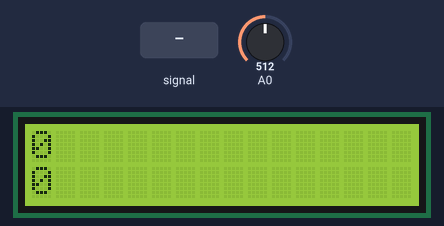
Bench run of a sketch on a simulated Arduino Uno, built with avr-gcc and run on an emulated ATmega328P. Shown: 16×2 character LCD. The inputs (shaded band) are chosen by the test bench; at power-on: A0 = 512. What the sketch prints to the serial monitor is not drawn.

Above: at 1.2 s.
1.3 s: A0 fed a 200 Hz sine of ±255 counts around its level
At 1.8 s:
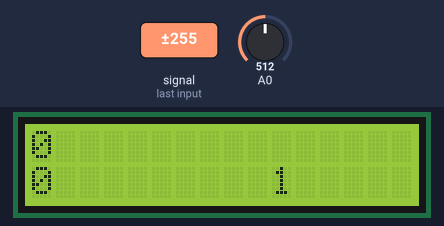
At 2.8 s:
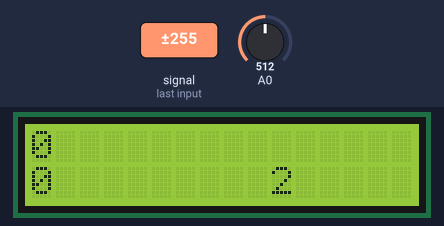
Timing chart, 0 to 2.1 s (numbered marks = the images above; inputs shaded):
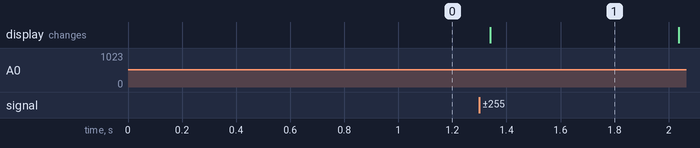

Measured:
- after the input at 1.3 s, the display: changes at once (image 1)
- what the display in image 1 shows lasts 0.7 s, from 1.3 s to 2.0 s

The sketch:

ArduinoHICTest.ino
```cpp
/*************************************************************************************

Mark Bramwell, July 2010

This program will test the LCD panel and the buttons.When you push the button on the shield?
the screen will show the corresponding one.

Connection: Plug the LCD Keypad to the UNO(or other controllers)

**************************************************************************************/
#include "TimeTest.h"
#include "HelloTest.h"
#include "Mode.h"
#include "TimeOut.h"
#include "PulseBittest.h"
#include <LiquidCrystal.h>
#include "LCDKeys.h"
#include "Menu.h"
#include "MenuHandler.h"
#include "HIC.h"

LiquidCrystal lcd (8, 9, 4, 5, 6, 7);           // select the pins used on the LCD panel
												// define some values used by the panel and buttons


PulseBitTest mainMenu;
HelloTest helloMenu;
TimeTest timeMenu;
MenuHandler menuHandler (mainMenu);

int lcd_key = 0;


void setup ()
{
	Serial.begin (115200);
	Serial.println (F ("ArduinoHICTest"));

	lcd.begin (16, 2);               // start the library


	mainMenu.Add (helloMenu);
	mainMenu.Add (timeMenu);
	menuHandler.begin ();
}

void loop ()
{
	menuHandler.HandleKeys ();
	menuHandler.Execute ();
}
```

HIC.cpp
```cpp
#include <avr/io.h>
#include <util/delay.h>
#include <stdlib.h>

#include "HIC.h"

#define	SPACE_TIME		(100)
#define LOW_TIME		(SPACE_TIME/2)
#define	HIGH_TIME		((3*SPACE_TIME)/2)
#define	STOP_TIME		(2*SPACE_TIME)

// Open Collector Output, output register assumed to be low.
#define HIC_DDR		__CONCAT(DDR, HIC_Port)
#define HIC_PORT	__CONCAT(PORT, HIC_Port)

#define HIC_Clear()		HIC_PORT &= ~BS(HIC_Pin)
#define HIC_SetLow()	HIC_DDR |=   BS(HIC_Pin)
#define HIC_SetHigh()	HIC_DDR  &= ~BS(HIC_Pin)


//================================================================================
HIC hic;

//================================================================================
/// <summary>
/// Initializes the HIC.
/// </summary>
HIC::HIC ()
{
	CLIPUSH ();

	// Set the pin to tri-state high;
	HIC_SetHigh ();
	HIC_Clear ();

	SEIPOP ();
}

void HIC::StartPulse ()
{
	CLIPUSH ();

	// Start bit
	HIC_SetLow ();
	_delay_us (SPACE_TIME);
	HIC_SetHigh ();
	_delay_us (SPACE_TIME);

	SEIPOP ();
}

void HIC::LowPulse ()
{
	CLIPUSH ();

	// Start the bit
	HIC_SetLow ();

	// Low part of Bit
	_delay_us (LOW_TIME);

	// High part of bit
	HIC_SetHigh ();
	_delay_us (SPACE_TIME);

	SEIPOP ();
}

void HIC::HighPulse ()
{
	CLIPUSH ();
	// Start the bit
	HIC_SetLow ();

	// Low part of Bit
	_delay_us (HIGH_TIME);

	// High part of bit
	HIC_SetHigh ();
	_delay_us (SPACE_TIME);

	SEIPOP ();
}

//______________________________________________________
void HIC::print (char c)
{
	byte mask;

	// Start bit
	CLIPUSH ();
	HIC_SetLow ();
	_delay_us (SPACE_TIME);
	HIC_SetHigh ();
	SEIPOP ();
	_delay_us (SPACE_TIME);

	// Send bits, MSF first
	for (mask = 0x80; mask; mask >>= 1)
	{
		CLIPUSH ();
		// Start the bit
		HIC_SetLow ();

		// High Bit
		if (c & mask)
			_delay_us (HIGH_TIME);
		else
			_delay_us (LOW_TIME);

		// Hich part of bit
		HIC_SetHigh ();
		SEIPOP ();
		_delay_us (SPACE_TIME);
	}

	// Send stop bit
	_delay_us (STOP_TIME);
}

//______________________________________________________
static char HexDigit (byte b)
{
	if (b <= 9)
		return '0' + b;
	else
		return ('A' - 10) + b;
}

//______________________________________________________
void HIC::print (const char *record)
{
	while (*record)
		print (*(record++));
}

//______________________________________________________
void HIC::print (const __FlashStringHelper * record)
{
	char c, *r = (char*)record;
	while (c = pgm_read_byte (r++))
		print (c);
}

//______________________________________________________
void HIC::print (unsigned char b, byte mode)
{
	if (mode == HEX)
	{
		print (HexDigit (b >> 4));
		print (HexDigit (b & 0x0F));
	}
	else
	{
		char bfr[8];

		itoa (b, bfr, 10);
		print (bfr);
	}
}

void HIC::print (int i, byte mode)
{
	char bfr[8];

	itoa (i, bfr, mode);
	print (bfr);
}

void HIC::print (unsigned int u, byte mode)
{
	char bfr[8];

	utoa (u, bfr, mode);
	print (bfr);
}
```

HIC.h
```cpp
// HIC.h

#ifndef _HIC_h
#define _HIC_h

#include "arduino.h"

#include <avr/pgmspace.h>
#include <Heiko.h>


#define HIC_Port	D
#define HIC_Pin		2

class __FlashStringHelper;

//================================================================================
class HIC
{
public:
	HIC ();

	static void StartPulse ();
	static void LowPulse ();
	static void HighPulse ();

	static void print (const char *record);
	static void print (const __FlashStringHelper * record);
	static void print (char c);
	static void print (unsigned char b, byte mode = HEX);
	static void print (int i, byte mode = DEC);
	static void print (unsigned int u, byte mode = DEC);
};

extern HIC hic;

#endif
```

Heiko.h
```cpp
#ifndef HEIKO_H
#define HEIKO_H 1

#define INLINE __attribute__((always_inline));

#define NOP()	asm volatile ("nop")
#define NOP2()	asm volatile ("rjmp 1f\n 1:")


#define CLIPUSH()	byte sreg = SREG; cli();
#define SEIPOP()	SREG = sreg;

#define MILLIS_OFF()	TIMSK0 = 0x00;
#define MILLIS_ON()		TIMSK0 = 0x01;

typedef unsigned char byte;
typedef unsigned int uint;
typedef unsigned long ulong;

typedef union
{
  struct
    {
        byte low;
        byte high;
    };
    uint word;
} WORD;


// Highbyte / Lowbyte of variables
#define LOW_BYTE(var)		(((unsigned char *)&(var))[0])
#define HIGH_BYTE(var)		(((unsigned char *)&(var))[1])
#define MK_WORD(low,high)	(low | (high<<8))

//______________________________________________________
#define	S(bit)			(1<<bit)
#define	R(bit)			(~(1<<bit))
#define	C(bit)			(~(1<<bit))

//____ Bit functions __________________________________
#define	BM(bit)				(1<<bit)
#define	BS(bit)				(1<<bit)
#define	BC(bit)				(0<<bit)
#define IsSET(port,bit)		((port & BM(bit)) != 0)
#define IsCLEAR(port,bit)	((port & BM(bit)) == 0)
#define SetBit(port,bit)	port |= BM(bit)
#define ClearBit(port,bit)	port &= ~BM(bit)


// Obsolete
//#define ON(port,bit)	port |= BM(bit)
//#define OFF(port,bit)	port &= ~BM(bit)
//#define IsON(port,bit)	((port & BM(bit)) != 0)
//#define IsOFF(port,bit)	((port & BM(bit)) == 0)

//____ Port functions __________________________________

#define DIRIN(port,bit)		__CONCAT(DDR, port) &= (byte) ~BM(bit)
#define DIROUT(port,bit)	__CONCAT(DDR, port) |= (byte) BM(bit)
#define SETHIGH(port,bit)	__CONCAT(PORT, port) |= (byte) BM(bit)
#define SETLOW(port,bit)	__CONCAT(PORT, port) &= (byte) ~BM(bit)
#define TOGGLE(port,bit)	__CONCAT(PIN, port) |= (byte) BM(bit)
#define ISHIGH(port,bit)	((__CONCAT(PIN, port) & BM(bit)) != 0)
#define ISLOW(port,bit)		((__CONCAT(PIN, port) & BM(bit)) == 0)
#define PULLUPON(port,bit)	__CONCAT(PORT, port) |= (byte) BM(bit)
#define PULLUPOFF(port,bit)	__CONCAT(PORT, port) &= (byte) ~BM(bit)

//____ Open Collector assumes a 0 at the pins_________
#define OCHIGH(port,bit)	__CONCAT(DDR, port) &= ~BM(bit)
#define OCLOW(port,bit)		__CONCAT(DDR, port) |= BM(bit)

/*
#define SENSOR_DDR __CONCAT(DDR, SENSOR_PORT_LETTER)
#define SENSOR_PORT __CONCAT(PORT, SENSOR_PORT_LETTER)
#define SENSOR_PIN __CONCAT(PIN, SENSOR_PORT_LETTER)
*/
#endif
```

HelloTest.cpp
```cpp
//
//
//

#include "HelloTest.h"
#include "LiquidCrystal.h"
#include "HIC.h"
#include "Mode.h"

extern LiquidCrystal lcd;


static void PrintHello ()
{
	hic.print (F ("Hello\n"));
}

void HelloTest::Activate ()
{
	lcd.clear ();
	lcd.print (F ("Print Hello"));
	Mode::Show ();
}

void HelloTest::Select ()
{
	Mode::Next ();
}

void HelloTest::Execute ()
{
	Mode::Execute (PrintHello);
}
```

HelloTest.h
```cpp
// HelloTest.h

#ifndef _HELLOTEST_h
#define _HELLOTEST_h

#include "arduino.h"
#include "Menu.h"

class HelloTest : public MainMenu
{
public:
	virtual void Activate ();
	virtual void Select ();
	virtual void Execute ();
};


#endif
```

Menu.cpp
```cpp
//
//
//

#include "Menu.h"

// ----------------------------------------------------------------------------
void Menu::Activate ()
{
}

void Menu::Select ()
{
}

void Menu::Execute ()
{
}

// ----------------------------------------------------------------------------
MainMenu::MainMenu ()
	: previous (nullptr), next (nullptr)
{
}

void MainMenu::Add (MainMenu & menu)
{
	if (next != nullptr)
		((MainMenu*)next)->Add (menu);
	else
	{
		next = &menu;
		menu.previous = this;
	}
}

const Menu * MainMenu::Up () const
{
	return previous;
}

const Menu * MainMenu::Down () const
{
	return next;
}

const Menu * MainMenu::Left () const
{
	return nullptr;
}

const Menu * MainMenu::Right () const
{
	return nullptr;
}


// ----------------------------------------------------------------------------

ParentMenu::ParentMenu (Menu const *_left, Menu const *_right)
: left (_left), right (_right)
{

}

const Menu * ParentMenu::Left () const
{
	return left;
}

const Menu * ParentMenu::Right () const
{
	return right;
}

SubMenu::SubMenu (ParentMenu const & _parent, SubMenu const *_previous, SubMenu const *_next)
	: parent (&_parent),
	  previous (_previous),
	  next (_next)
{
}

const Menu * SubMenu::Up () const
{
	return parent->Up ();
}

const Menu * SubMenu::Down () const
{
	return parent->Down ();
}

const Menu * SubMenu::Left () const
{
	return previous == nullptr ? parent : previous;
}

const Menu * SubMenu::Right () const
{
	return next == nullptr ? parent : next;
}
```

Menu.h
```cpp
// Menu.h

#ifndef _MENU_h
#define _MENU_h

#include <arduino.h>

class Menu
{
public:
	virtual const Menu* Up () const = 0;
	virtual const Menu* Down () const = 0;


	virtual const Menu* Left () const = 0;
	virtual const Menu* Right () const = 0;

	virtual void Activate ();
	virtual void Select ();
	virtual void Execute ();
};

class MainMenu : public Menu
{
	Menu *previous;
	Menu *next;

public:
	MainMenu ();

	void Add (MainMenu &menu);

	virtual const Menu* Up () const;
	virtual const Menu* Down () const;


	virtual const Menu* Left () const;
	virtual const Menu* Right () const;
};


class ParentMenu : public MainMenu
{
	Menu const *left;
	Menu const *right;

protected:
	ParentMenu (Menu const *left, Menu const *right);

public:
	virtual const Menu* Left () const;
	virtual const Menu* Right () const;
};


class SubMenu : public Menu
{
	ParentMenu const *parent;
	Menu const *previous;
	Menu const *next;

public:
	SubMenu (ParentMenu const &parent, SubMenu const *previous, SubMenu const *next);

	virtual const Menu* Up () const;
	virtual const Menu* Down () const;


	virtual const Menu* Left () const;
	virtual const Menu* Right () const;
};

#endif
```

MenuHandler.cpp
```cpp
//
//
//

#include "MenuHandler.h"
#include "LCDKeys.h"


MenuHandler::MenuHandler (Menu &menu)
	: actual(&menu)
{
}

void MenuHandler::begin ()
{
	actual->Activate ();
}

void MenuHandler::HandleKeys ()
{
	// depending on which button was pushed, we perform an action
	switch (LCDKey::Pressed ())
	{
		//  push button "RIGHT"
		case LCDKeys::Right:
		{
			ActivateMenu (actual->Right ());
			break;
		}
		//  push button "LEFT"
		case LCDKeys::Left:
		{
			ActivateMenu (actual->Left ());
			break;
		}
		// push button "UP"
		case LCDKeys::Up:
		{
			ActivateMenu (actual->Up ());
			break;
		}
		//  push button "DOWN"
		case LCDKeys::Down:
		{
			ActivateMenu (actual->Down ());
			break;
		}
		//  push button "SELECT"
		case LCDKeys::Select:
		{
			actual->Select ();
			break;
		}
		default:
			break;
	}

}

void MenuHandler::Execute ()
{
	if (actual)
		actual->Execute ();
}

void MenuHandler::ActivateMenu (Menu const* menu)
{
	if (!menu)
		return;

	actual = (Menu*) menu;
	actual->Activate ();
}
```

MenuHandler.h
```cpp
// MenuHandler.h

#ifndef _MENUHANDLER_h
#define _MENUHANDLER_h

#include "arduino.h"
#include "Menu.h"


class MenuHandler
{
private:
	Menu* actual;

 protected:


 public:
	MenuHandler (Menu &menu);

	void begin ();
	void HandleKeys ();
	void Execute ();

private:
	void ActivateMenu (Menu const *menu);
};

#endif
```

Mode.cpp
```cpp
//
//
//

#include "Mode.h"
#include "LiquidCrystal.h"
#include "TimeOut.h"


extern LiquidCrystal lcd;


// ----------------------------------------------------------------------------
// Common Mode Handling
// ----------------------------------------------------------------------------
enum PBTMode
{
	Fast, Second, Millisecond
};


static PBTMode mode = Fast;
static TimeOut timeOut (0);

static void SetMode (PBTMode newMode)
{
	mode = newMode;
	lcd.setCursor (0, 1);
	switch (mode)
	{
		case Fast:
			lcd.print (F ("Fast      "));
			timeOut.Reset (0);
			break;
		case Second:
			lcd.print (F ("1 Second  "));
			timeOut.Reset (1000);
			break;
		case Millisecond:
			lcd.print (F ("0.1 Second"));
			timeOut.Reset (1);
			break;
	};
}


void Mode::Show ()
{
	SetMode (mode);
}

void Mode::Next ()
{
	if (mode == Fast)
		SetMode (Second);
	else if (mode == Second)
		SetMode (Millisecond);
	else
		SetMode (Fast);
}

void Mode::ShowStar ()
{
	lcd.setCursor (15, 1);
	lcd.write ('*');
}


void Mode::ClearStar ()
{
	lcd.setCursor (15, 1);
	lcd.write (' ');
}

void Mode::Execute (void (*pulse)())
{
	switch (mode)
	{
		case Fast:
			pulse ();
			break;
		case Second:
			if (timeOut)
			{
				ShowStar ();
				pulse ();
				delay (100);
				timeOut.Reset ();
				ClearStar ();
			}
			break;
		case Millisecond:
			if (timeOut)
			{
				ShowStar ();
				pulse ();
				timeOut.Reset ();
				ClearStar ();
			}
			break;
	};
}
```

Mode.h
```cpp
// Mode.h

#ifndef _MODE_h
#define _MODE_h

#include "arduino.h"

class Mode
{
public:

	static void Show ();
	static void Next ();
	static void ShowStar ();
	static void ClearStar ();
	static void Execute (void (*pulse)());
};

#endif
```

PulseBittest.cpp
```cpp
//
//
//

#include "PulseBittest.h"
#include "LiquidCrystal.h"
#include "HIC.h"
#include "Mode.h"

extern LiquidCrystal lcd;


// ----------------------------------------------------------------------------
PulseBitTest::PulseBitTest ()
	: ParentMenu (&pulseBitLow, &pulseBitHigh),
	pulseBitLow (this, pulseBitHigh),
	pulseBitHigh (this, pulseBitLow)
{
}

void PulseBitTest::Activate ()
{
	lcd.clear ();
	lcd.print (F ("Pulse Bit Start"));
	Mode::Show ();
}

void PulseBitTest::Select ()
{
	Mode::Next ();
}

void PulseBitTest::Execute ()
{
	Mode::Execute (hic.StartPulse);
}

// ----------------------------------------------------------------------------
PulseBitTest::PulseBitLow::PulseBitLow (ParentMenu const *parent, SubMenu const &right)
	: SubMenu (*parent, &right, nullptr)
{
}

void PulseBitTest::PulseBitLow::Activate ()
{
	lcd.clear ();
	lcd.print (F ("Pulse Bit Low"));
	Mode::Show ();
}

void PulseBitTest::PulseBitLow::Select ()
{
	Mode::Next ();
}

void PulseBitTest::PulseBitLow::Execute ()
{
	Mode::Execute (hic.LowPulse);
}

// ----------------------------------------------------------------------------
PulseBitTest::PulseBitHigh::PulseBitHigh (ParentMenu const *parent, SubMenu const &left)
	: SubMenu (*parent, nullptr, &left)
{
}

void PulseBitTest::PulseBitHigh::Activate ()
{
	lcd.clear ();
	lcd.print (F ("Pulse Bit High"));
	Mode::Show ();
}

void PulseBitTest::PulseBitHigh::Select ()
{
	Mode::Next ();
}

void PulseBitTest::PulseBitHigh::Execute ()
{
	Mode::Execute (hic.HighPulse);
}
```

PulseBittest.h
```cpp
// PulseBittest.h

#ifndef _PULSEBITTEST_h
#define _PULSEBITTEST_h

#include "arduino.h"
#include "Menu.h"


class PulseBitTest : public ParentMenu
{
private:
	class PulseBitLow : public SubMenu
	{
		friend class PulseBitTest;

	private:
		PulseBitLow (ParentMenu const *parent, SubMenu const &right);

	public:
		virtual void Activate ();
		virtual void Select ();
		virtual void Execute ();
	};

	class PulseBitHigh : public SubMenu
	{
		friend class PulseBitTest;

	private:
		PulseBitHigh (ParentMenu const *parent, SubMenu const &left);

	public:
		virtual void Activate ();
		virtual void Select ();
		virtual void Execute ();
	};

private:
	PulseBitLow pulseBitLow;
	PulseBitHigh pulseBitHigh;

public:
	PulseBitTest ();

	virtual void Activate ();
	virtual void Select ();
	virtual void Execute ();
};


#endif
```

TimeOut.cpp
```cpp
//
//
//

#include "TimeOut.h"

TimeOut::TimeOut (unsigned _ms)
	: ms (_ms), overflow (millis()+ms)
{
}

void TimeOut::Reset ()
{
	overflow = millis () + ms;
}

void TimeOut::Reset (unsigned _ms)
{
	ms = _ms;
	overflow = millis () + ms;
}
```

TimeOut.h
```cpp
// TimeOut.h

#ifndef _TIMEOUT_h
#define _TIMEOUT_h

#include "arduino.h"


class TimeOut
{
	unsigned ms;
	unsigned long overflow;

public:
	TimeOut (unsigned ms);

	inline operator bool () const { return millis() >= overflow; };

	void Reset ();
	void Reset (unsigned ms);

private:
	// No copy possible.
	TimeOut (const TimeOut &c);
	TimeOut& operator = (const TimeOut &c);
};

#endif
```

TimeTest.cpp
```cpp
//
//
//

#include "TimeTest.h"
#include "LiquidCrystal.h"
#include "HIC.h"
#include "Mode.h"

extern LiquidCrystal lcd;


static void PrintTime ()
{
	unsigned time = (unsigned)(millis () / 1000);

	hic.print (F ("Time "));
	hic.print (time);
	hic.print ('\n');

	lcd.setCursor (10, 1);
	lcd.print (time);
}


void TimeTest::Activate ()
{
	lcd.clear ();
	lcd.print (F ("Print Time"));
	Mode::Show ();
}

void TimeTest::Select ()
{
	Mode::Next ();
}

void TimeTest::Execute ()
{
	Mode::Execute (PrintTime);
}
```

TimeTest.h
```cpp
// TimeTest.h

#ifndef _TIMETEST_h
#define _TIMETEST_h

#include "arduino.h"
#include "Menu.h"

class TimeTest : public MainMenu
{
public:
	virtual void Activate ();
	virtual void Select ();
	virtual void Execute ();
};


#endif
```

LCDKeys.cpp
```cpp
//
// DF Robot 16×2 LCD Keypad Shield Keys (analog).
//

#include "LCDKeys.h"

static LCDKeys lastRead;

LCDKeys LCDKey::Read ()
{
	unsigned adc_key_in = analogRead (0);       // read the value from the sensor

									   // my buttons when read are centered at these valies: 0, 144, 329, 504, 741
									   // we add approx 50 to those values and check to see if we are close
									   // We make this the 1st option for speed reasons since it will be the most likely result

	if (adc_key_in > 1000) return LCDKeys::None;

	// For V1.1 us this threshold
	if (adc_key_in < 50)   return LCDKeys::Right;
	if (adc_key_in < 250)  return LCDKeys::Up;
	if (adc_key_in < 450)  return LCDKeys::Down;
	if (adc_key_in < 650)  return LCDKeys::Left;
	if (adc_key_in < 850)  return LCDKeys::Select;

	return LCDKeys::None;                // when all others fail, return this.

}

LCDKeys LCDKey::Pressed ()
{
	LCDKeys key = Read ();
	if (key == lastRead)
		return LCDKeys::None;

	return lastRead = key;
}

LCDKeys LCDKey::Released ()
{
	LCDKeys key = Read (), last;

	if (key == lastRead)
		last = LCDKeys::None;
	else
		last = lastRead;

	lastRead = key;
	return last;
}
```

LCDKeys.h
```cpp
// LCDKeys.h

#ifndef _LCDKEYS_h
#define _LCDKEYS_h

#include "arduino.h"


enum LCDKeys
{
	None, Select, Left, Down, Up, Right
};

class LCDKey
{
public:
	static LCDKeys Read ();
	static LCDKeys Pressed ();
	static LCDKeys Released ();
};

#endif
```
